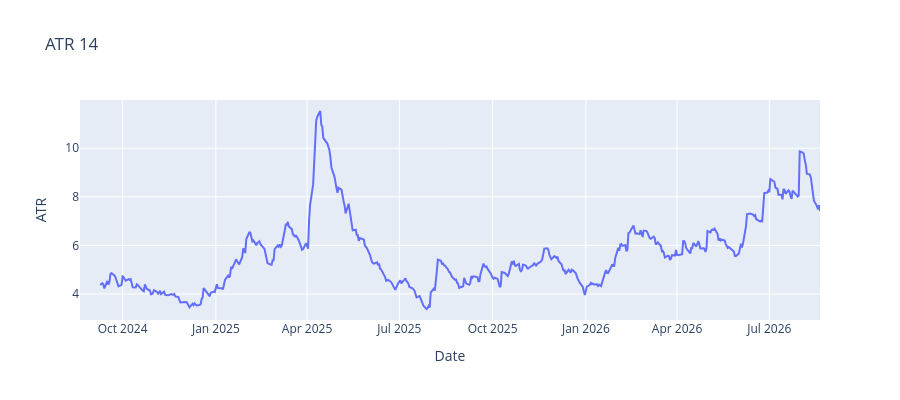

The cell this chart's notebook holds for it:
### Code cell
#plotting atr
df=yf.Ticker("AAPL").history(period="2y")
atr=calculations.calculate_atr(df)
fig_atr=go.Figure()
fig_atr.add_trace(
    go.Scatter(
        x=atr.index,
        y=atr["atr"],
        mode="lines",
        name="ATR"
    )
)
fig_atr.update_layout(
    title="ATR 14",
    xaxis_title="Date",
    yaxis_title="ATR",
    height=400
)

### Figure 1 — Plotly figure (JSON) as saved in the notebook; plotly's stock layout.template omitted (floating-point values rounded to 4 significant figures; data arrays with more than 128 entries replaced by an {"elided": "..."} marker saying what was removed)
{"data": [{"mode": "lines", "name": "ATR", "type": "scatter", "x": {"elided": "502 str values"}, "y": {"elided": "502 float values"}}], "layout": {"height": 400, "title": {"text": "ATR 14"}, "xaxis": {"title": {"text": "Date"}}, "yaxis": {"title": {"text": "ATR"}}}}
